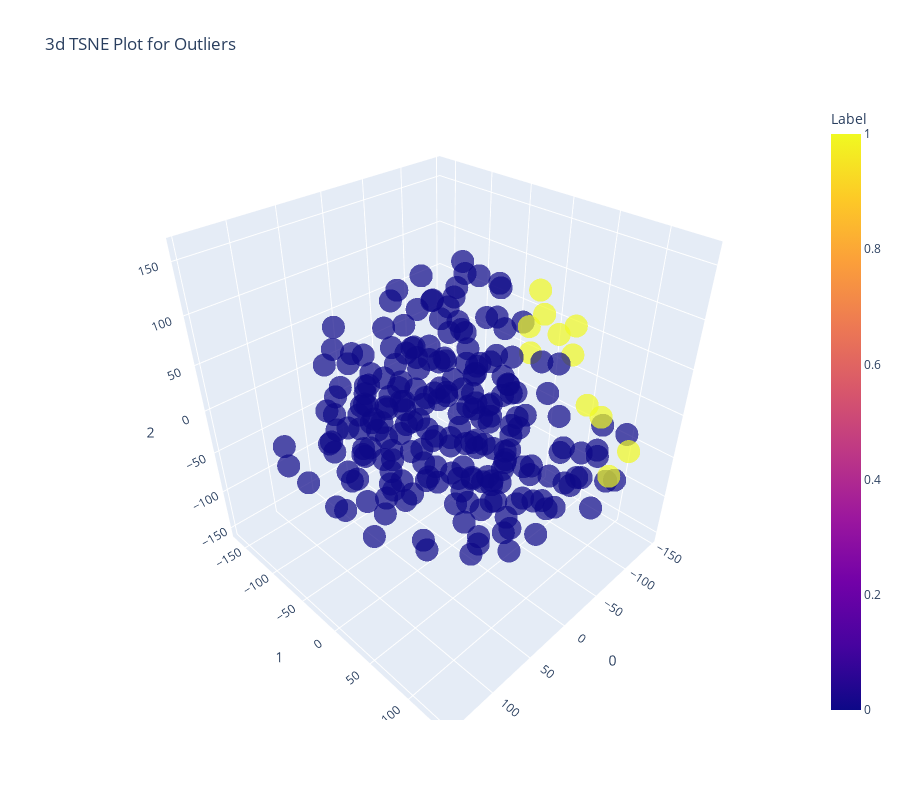

Notebook code cell kept with this figure:
### Code cell
plot_model(knn)

### Figure 1 — Plotly figure (JSON) as saved in the notebook; plotly's stock layout.template omitted (floating-point values rounded to 4 significant figures; data arrays with more than 128 entries replaced by an {"elided": "..."} marker saying what was removed)
{"data": [{"customdata": {"elided": "234x1 int values"}, "hoverlabel": {"namelength": 0}, "hovertemplate": "0=%{x}<br>1=%{y}<br>2=%{z}<br>Feature=%{customdata[0]}<br>Label=%{marker.color}", "legendgroup": "", "marker": {"color": {"elided": "234 int values"}, "coloraxis": "coloraxis", "opacity": 0.7, "symbol": "circle"}, "mode": "markers", "name": "", "scene": "scene", "showlegend": false, "type": "scatter3d", "x": {"elided": "234 float values"}, "y": {"elided": "234 float values"}, "z": {"elided": "234 float values"}}], "layout": {"coloraxis": {"colorbar": {"title": {"text": "Label"}}, "colorscale": [[0, "#0d0887"], [0.1111, "#46039f"], [0.2222, "#7201a8"], [0.3333, "#9c179e"], [0.4444, "#bd3786"], [0.5556, "#d8576b"], [0.6667, "#ed7953"], [0.7778, "#fb9f3a"], [0.8889, "#fdca26"], [1, "#f0f921"]]}, "height": 800, "legend": {"tracegroupgap": 0}, "scene": {"domain": {"x": [0, 1], "y": [0, 1]}, "xaxis": {"title": {"text": "0"}}, "yaxis": {"title": {"text": "1"}}, "zaxis": {"title": {"text": "2"}}}, "title": {"text": "3d TSNE Plot for Outliers"}, "width": 900}}
